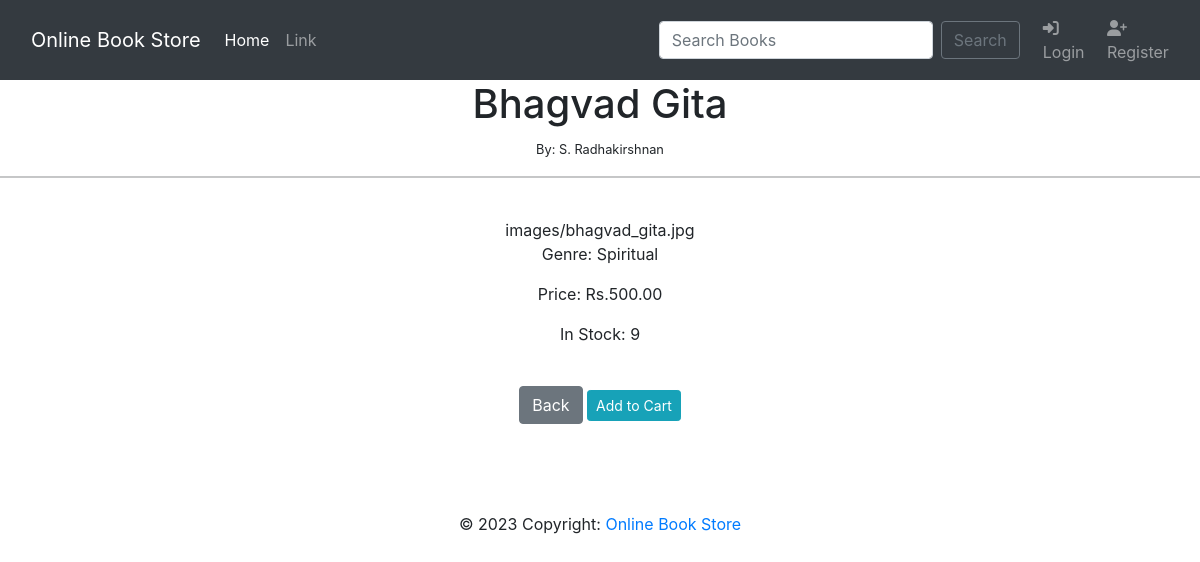
/bookview/4, run on the app's committed database.
### cart/models.py (models this page shows, shortened)
class Book(models.Model):
    title = models.CharField(max_length=255)
    author = models.CharField(max_length=255)
    genre = models.CharField(max_length=255)
    price = models.DecimalField(max_digits=10,decimal_places=2)
    available_quantity = models.PositiveIntegerField()
    image = models.FileField(upload_to='images/',blank=True,null = True)

### cart/views.py (the view)
# urls.py: path('bookview/<int:pk>',BookView.as_view(),name='bookview'),
class BookView(DetailView):
	model = Book
	template_name = 'bookview.html'

### cart/templates/bookview.html (shortened to what this page needs)
{% extends "base.html" %}
{% block content %}
<center>
<h1>{{ book.title }}</h1>
<small>By: {{ book.author}} </small><br/>
<hr>
<br/>
{{ book.image }}
<p>Genre: {{ book.genre }}</p>
<p>Price: Rs.{{ book.price }}</p>
<p>In Stock: {{ book.available_quantity }}</p>
<br/>
<a href="{% url 'home' %}"><button type="button" class="btn btn-secondary">Back</button></a>
<a class="btn btn-sm btn-info" href="{% url 'addtocart' book.id %}">Add to Cart</a>
{% endblock %}

### data on the page
Book: title "Bhagvad Gita", author "S. Radhakirshnan", image "images/bhagvad_gita.jpg", genre "Spiritual", price "500.00", available_quantity "9"
